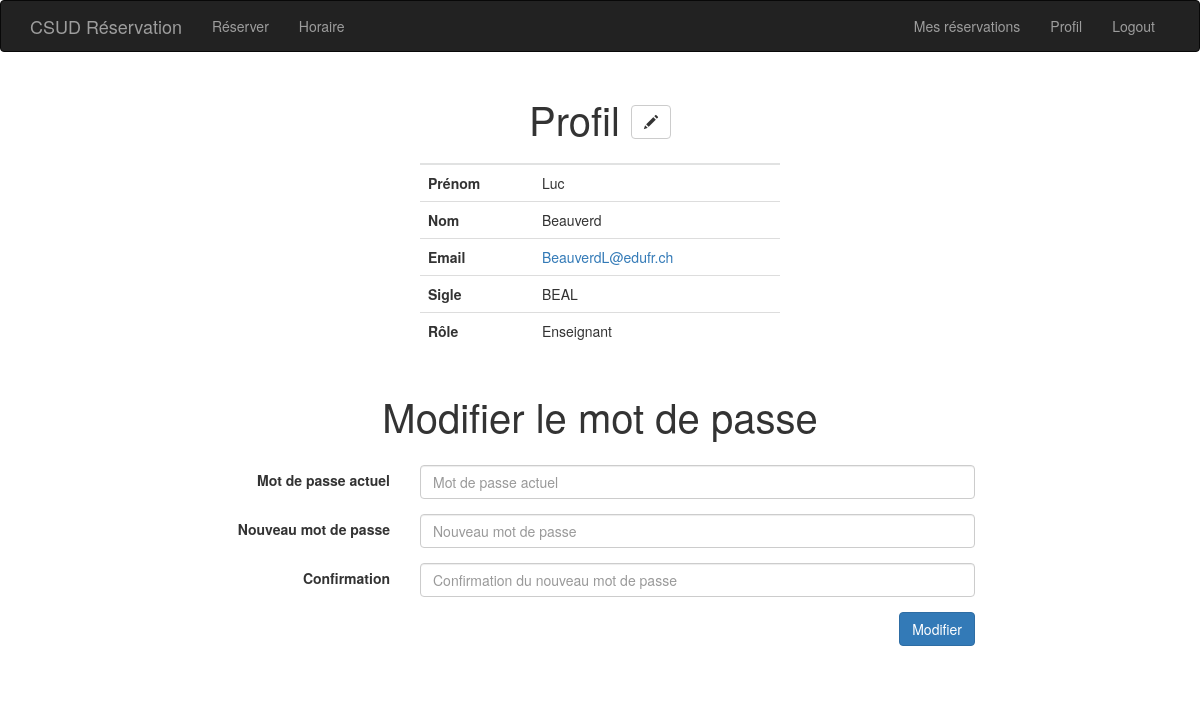
The page /user (signed in) on the database its author committed.
### app/models.py (models this page shows, shortened)
class User(UserMixin, db.Model):
    __tablename__ = 'users'
    id = db.Column(db.Integer, primary_key=True)
    sigle = db.Column(db.String(4), unique=True, index=True)
    first_name = db.Column(db.String(128))
    last_name = db.Column(db.String(128))
    email = db.Column(db.String(64), unique=True, index=True)
    password_hash = db.Column(db.String(128), nullable=False)
    role_id = db.Column(db.Integer, db.ForeignKey('roles.id'))
    owned_reservations = db.relationship('Reservation', backref='owner')

class Role(db.Model):
    __tablename__ = 'roles'
    id = db.Column(db.Integer, primary_key=True)
    name = db.Column(db.String(64), index=True)
    description = db.Column(db.String(128))
    level = db.Column(db.Integer)
    users = db.relationship('User', backref='role', lazy='dynamic')

### app/main/views.py (the view, shortened to what this page needs)
@main.route('/user', methods=['GET', 'PATCH', 'POST', 'PUT', 'DELETE'])
@login_required
def profil():
    user_role = Role.query.get(current_user.role_id).name
    if (request.method == 'DELETE'):
        if (user_role != 'admin'):
            return 'operation interdite'
        db.engine.execute('DELETE FROM users WHERE id = ?', request.form.get('user_id'))
        return 'success'
    session['CombinationPP'] = 0
    changePWForm = ChangePasswordForm()
    query = select(['*']).where(User.id == current_user.id)
    result = db.session.execute(query).first()
    if changePWForm.validate_on_submit():
        if not current_user.verify_password(changePWForm.old_pw.data):
            session["CombinationPP"] = 2
            return render_template('profil.html',
                role=user_role,
                infos=result,
                form=changePWForm,
                combination=session['CombinationPP'],
                new_password=changePWForm.new_pw2.data)
        else:
            session["CombinationPP"] = 1
            current_user.password_hash = generate_password_hash(changePWForm.new_pw.data)
            db.session.commit()
    else:
        session['CombinationPP'] = 0
    return render_template('profil.html',
        role=user_role,
        infos=result,
        form=changePWForm,
        roles_list=get_roles_list(),
        combination=session['CombinationPP'])

### app/forms.py
class ChangePasswordForm(Form):
    old_pw = PasswordField("Mot de passe actuel",validators=[Required()], render_kw={"placeholder": 'Mot de passe actuel'})
    new_pw = PasswordField("Nouveau mot de passe",validators=[Required(), Length(8,128)], render_kw={"placeholder": 'Nouveau mot de passe'})
    new_pw2 = PasswordField("Confirmation",validators=[Required(), Length(8,128)], render_kw={"placeholder": 'Confirmation du nouveau mot de passe'})
    modify = SubmitField('Modifier')

### app/__init__.py (called while the page is built)
def create_app(config_name, models={}):
    app = Flask(__name__)
    lm.init_app(app)
    User = models['User']
    @lm.user_loader
    def load_user(id):
        return User.query.get(int(id))
    app.config.from_object(config[config_name])
    config[config_name].init_app(app)
    bootstrap.init_app(app)
    mail.init_app(app)
    moment.init_app(app)
    db.init_app(app)
    from .main import main as main_blueprint
    app.register_blueprint(main_blueprint)
    from .csudadmin import csudadmin as csudadmin_blueprint
    app.register_blueprint(csudadmin_blueprint, url_prefix='/csudadmin')
    from .sendmail import sendmail as sendmail_blueprint
    app.register_blueprint(sendmail_blueprint, url_prefix='/sendmail')
    return app

### app/main/views.py (called while the page is built)
def get_roles_list():
    roles = Role.query.all()
    roles_list = ['']
    for role in roles:
        roles_list.append(role.description)
    return roles_list

### app/main/templates/main/profil.html (shortened to what this page needs)
{% extends "base.html" %}
{% import "bootstrap/wtf.html" as wtf %}
{% block content %}
<div class="container">
  <div class="row">
    <div class="col-lg-offset-2 col-md-offset-1 col-md-10 col-lg-8 blanc corps_page">
      <div id="profil_alerts">
      </div>
      <h1 class="gros_titre">Profil
        {% if combination is defined %}
          <button type="button" class="btn btn-default" id="profil_modify_button" data-toggle="modal" data-target="#myModal">
            <span class="glyphicon glyphicon-pencil"></span>
          </button>
        {% endif %}
      </h1>
      <div class="infos_profil">
        <div class="row">
          <div class="col-sm-offset-3 col-sm-6">
            <table class="table">
              <tr><th>Prénom</th><td id="first_name">{{ infos['first_name'] }}</td></tr>
              <tr><th>Nom</th><td id="last_name">{{ infos['last_name'] }}</td></tr>
              <tr><th>Email</th><td id="email"><a href="mailto:{{ infos['email'] }}">{{ infos['email'] }}</a></td></tr>
              <tr><th>Sigle</th><td id="sigle">{{ infos['sigle'] }}</td></tr>
              <tr><th>Rôle</th><td id="role">{{ roles_list[infos['role_id']] }}</td></tr>
            </table>
          </div>
        </div>
      </div>
      {% if combination is defined %}
        <div class="changePW hidden" id="modify_password_block">
          <h1 class="gros_titre mod_pw_title">Modifier le mot de passe</h1>
            {{ wtf.quick_form(form) }}
        </div>
      {% endif %}
    </div>
  </div>
</div>
{% endblock %}

### app/static/custom.css (style rules this page uses)
.blanc { background-color: white; }
.gros_titre { font-size: 40px; text-decoration: bold; text-align: center; margin-bottom: 20px; }
tbody tr:first-child { border-top: 2px solid #E1E2E2; }
.label_login { text-align: right; position: relative; top: 5px; padding-left: 15px; padding-bottom: 5px; }
.required { margin-bottom: 8px; }
.mod_pw_title { padding-top: 5px; padding-bottom: 7px; }
.corps_page { margin-bottom: 40px; }
#profil_modify_button, .new_user_button { position: relative; bottom: 4px; }
#profil_alerts { padding-top: 5px; position: relative; bottom: 5px; text-align: center; }

### rows shown on the page
User: first_name "Luc", last_name "Beauverd", email "BeauverdL@edufr.ch", sigle "BEAL"
Role: description "Enseignant"
